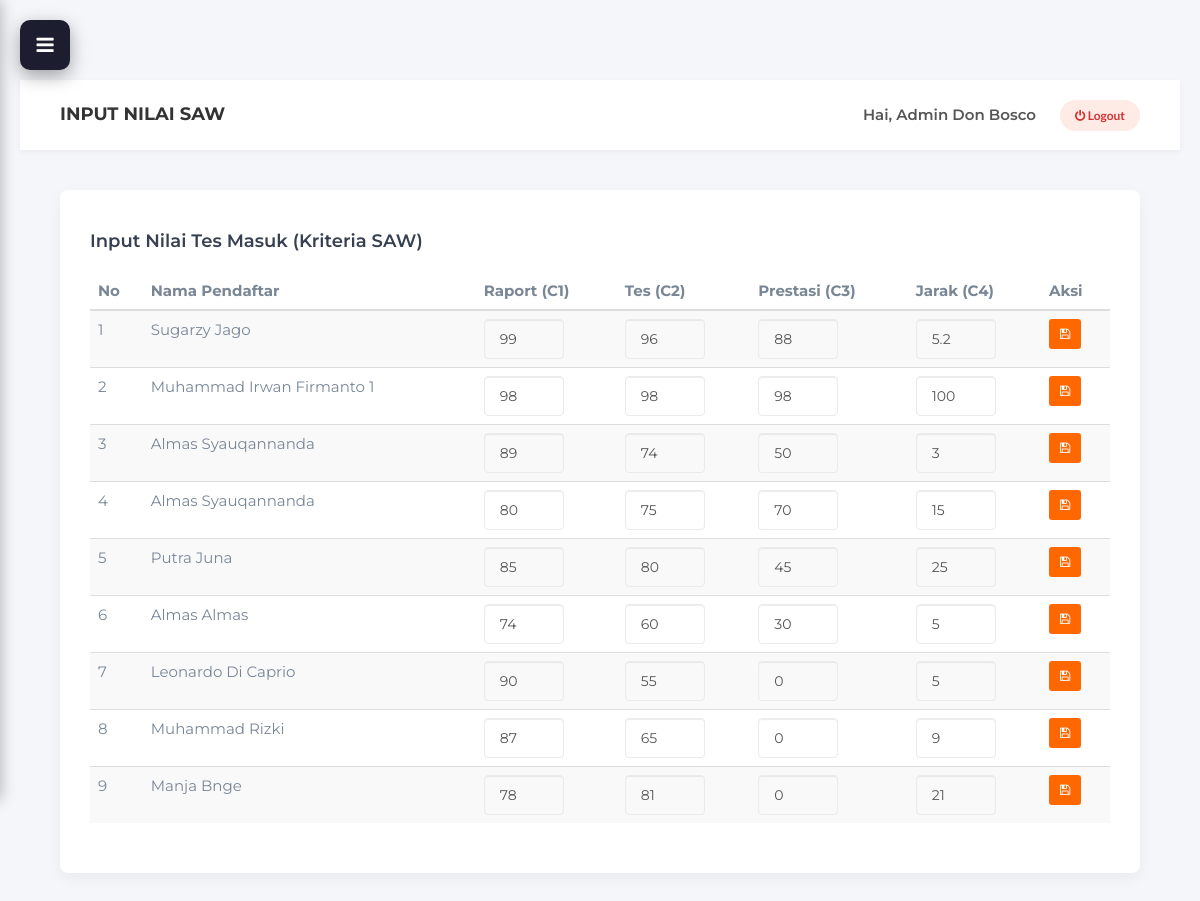
/admin/input_nilai.php (signed in), run on an earlier commit of the app's database.
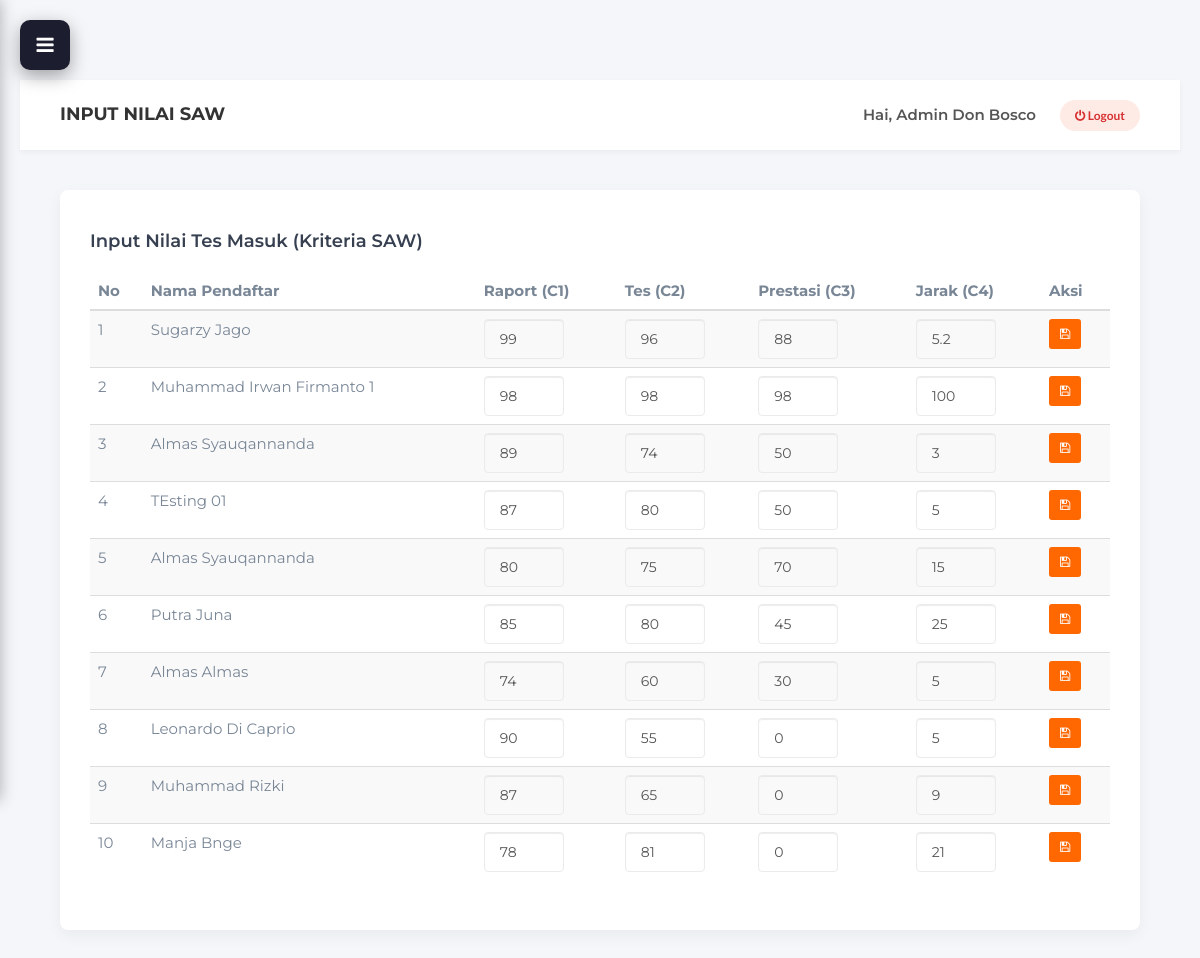
And on a later commit of the database.
### tables this page shows
CREATE TABLE `nilai_tesmasuk` (
  `id_nilai_tes` int NOT NULL,
  `id_pendaftar` int NOT NULL,
  `nilai_raport` float DEFAULT '0',
  `nilai_tes` float DEFAULT '0',
  `nilai_prestasi` float DEFAULT '0',
  `jarak_rumah` float DEFAULT '0',
  `nilai_akhir_saw` float DEFAULT NULL,
  `peringkat` int DEFAULT NULL,
  `created_at` timestamp NOT NULL DEFAULT CURRENT_TIMESTAMP
);

CREATE TABLE `pendaftar_ppdb` (
  `id_pendaftar` int NOT NULL,
  `no_registrasi` varchar(20) DEFAULT NULL,
  `nisn` varchar(20) NOT NULL,
  `nama_lengkap` varchar(100) NOT NULL,
  `tempat_lahir` varchar(50) NOT NULL,
  `tanggal_lahir` date NOT NULL,
  `jenis_kelamin` enum('Laki-Laki','Perempuan') NOT NULL,
  `agama` varchar(20) NOT NULL,
  `alamat_lengkap` text NOT NULL,
  `no_hp_siswa` varchar(20) NOT NULL,
  `email_siswa` varchar(100) NOT NULL,
  `no_kk` varchar(20) NOT NULL,
  `nik` varchar(20) NOT NULL,
  `no_akte_lahir` varchar(50) NOT NULL,
  `npsn_smp` varchar(20) NOT NULL,
  `nama_sekolah_asal` varchar(100) NOT NULL,
  `provinsi_smp` varchar(50) NOT NULL,
  `kabupaten_smp` varchar(50) NOT NULL,
  `kecamatan_smp` varchar(50) NOT NULL,
  `foto_siswa` varchar(255) DEFAULT NULL,
  `tanggal_daftar` datetime DEFAULT CURRENT_TIMESTAMP,
  `status_seleksi` enum('Menunggu','Diterima','Ditolak','Cadangan') DEFAULT 'Menunggu',
  `jalur_seleksi` enum('Prestasi','Zonasi','Afirmasi') NOT NULL DEFAULT 'Zonasi'
);

### controllers/AdminInputNilaiController.php (called while the page is built, shortened)
<?php
require_once '../models/SawModel.php';
class AdminInputNilaiController {
    private $model;
    public function __construct() {
        $this->model = new SawModel();
    }
    public function index() {
        $data_pendaftar = $this->model->getPendaftarDanNilai();
        require_once '../views/admin/input_nilai.php';
    }
}
?>

### models/SawModel.php (called while the page is built, shortened)
<?php
require_once 'Database.php';
class SawModel extends Database {
    public function getPendaftarDanNilai() {
       $sql = "SELECT
            p.*,
            n.id_nilai_tes,
            n.nilai_raport,
            n.nilai_tes,
            n.nilai_prestasi,
            n.jarak_rumah,
            n.nilai_akhir_saw,
            n.peringkat
        FROM pendaftar_ppdb p
        LEFT JOIN nilai_tesmasuk n
        ON p.id_pendaftar = n.id_pendaftar
        ORDER BY n.peringkat ASC";
        $result = $this->query($sql);
        $data = [];
        if ($result && mysqli_num_rows($result) > 0) {
            while ($row = mysqli_fetch_assoc($result)) {
                $data[] = $row;
            }
        }
        return $data;
    }
}
?>

### models/Database.php (called while the page is built, shortened)
<?php
require_once __DIR__ . '/../Koneksi Database/koneksi.php';
class Database {
    protected $koneksi;
    public function __construct() {
        global $koneksi;
        $this->koneksi = $koneksi;
    }
    public function query($sql) {
        return mysqli_query($this->koneksi, $sql);
    }
}
?>

### views/admin/input_nilai.php (the view, shortened to what this page needs)
<div class="card-box">
    <h4 style="margin-bottom: 20px;">Input Nilai Tes Masuk (Kriteria SAW)</h4>
    <div class="table-responsive">
        <table class="table table-hover table-striped">
            <thead>
                <tr>
                    <th>No</th>
                    <th>Nama Pendaftar</th>
                    <th>Raport (C1)</th>
                    <th>Tes (C2)</th>
                    <th>Prestasi (C3)</th>
                    <th>Jarak (C4)</th>
                    <th>Aksi</th>
                </tr>
            </thead>
            <tbody>
                <?php $no=1; foreach ($data_pendaftar as $p): ?>
                <form action="input_nilai.php?aksi=simpan" method="POST">
                    <tr>
                        <td><?= $no++; ?></td>
                        <td><?= htmlspecialchars($p['nama_lengkap']); ?></td>
                        <td>
                            <input type="number" name="nilai_raport" value="<?= $p['nilai_raport'] ?? 0; ?>" class="form-control" style="width: 80px;" required>
                        </td>
                        <td><input type="number" name="nilai_tes" value="<?= $p['nilai_tes'] ?? 0; ?>" class="form-control" style="width: 80px;" required></td>
                        <td><input type="number" name="nilai_prestasi" value="<?= $p['nilai_prestasi'] ?? 0; ?>" class="form-control" style="width: 80px;" required></td>
                        <td><input type="number" name="jarak_rumah" value="<?= $p['jarak_rumah'] ?? 0; ?>" class="form-control" style="width: 80px;" step="0.1" required></td>
                        <td>
                            <button type="submit" name="simpan_nilai" class="btn btn-sm btn-orange"><i class="fa fa-save"></i></button>
                        </td>
                    </tr>
                </form>
                <?php endforeach; ?>
            </tbody>
        </table>
    </div>
</div>

What changed in the data, as far as the page shows it:
added nilai_tesmasuk: id_pendaftar.nama_lengkap "TEsting 01", nilai_raport "87", nilai_tes "80", nilai_prestasi "50", jarak_rumah "5"
